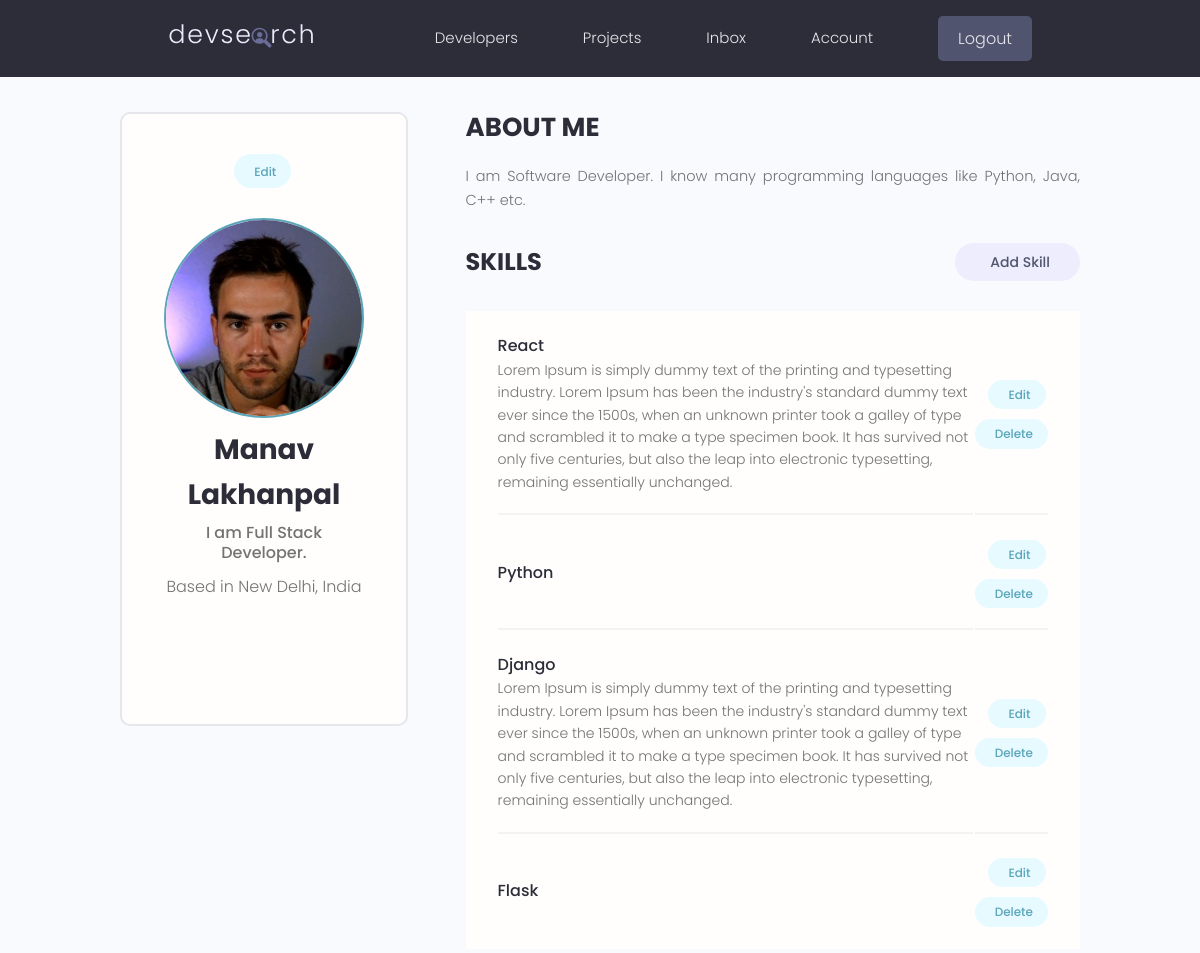
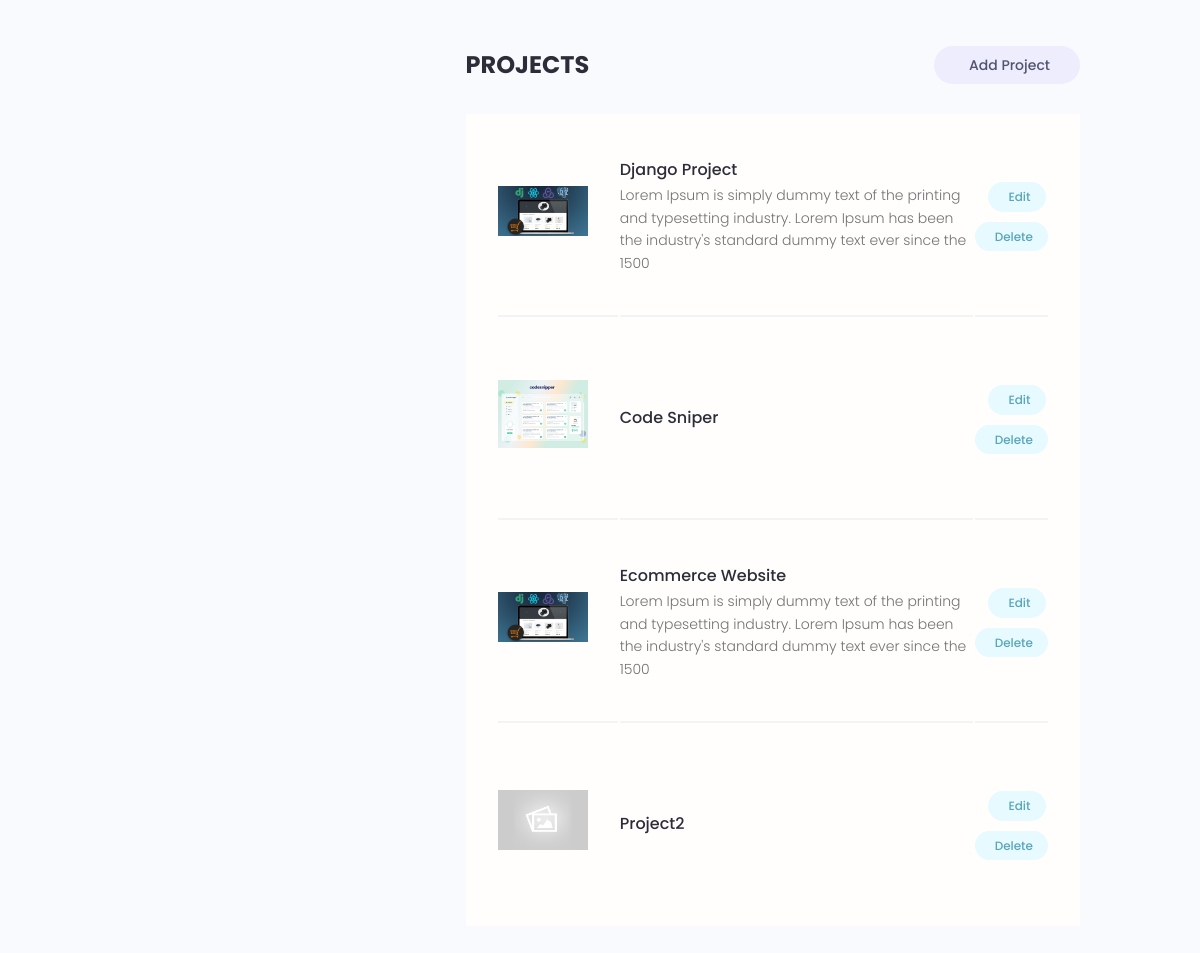
The app's page /account/ (signed in) with its own data (2 pictures, top to bottom).
### users/models.py (models this page shows, shortened)
class Profile(models.Model):
    user = models.OneToOneField(User, on_delete=models.CASCADE, null=True, blank=True)
    name = models.CharField(max_length=200, blank=True, null=True)
    email = models.EmailField(max_length=500, blank=True, null=True)
    username = models.CharField(max_length=200, blank=True, null=True)
    location = models.CharField(max_length=200, blank=True, null=True)
    short_intro = models.CharField(max_length=200, blank=True, null=True)
    bio = models.TextField(blank=True, null=True)
    profile_image = models.ImageField(null=True, blank=True, upload_to='profiles/', default='profiles/user-default.png')
    social_github = models.CharField(max_length=200, blank=True, null=True)
    social_twitter = models.CharField(max_length=200, blank=True, null=True)
    social_linkedin = models.CharField(max_length=200, blank=True, null=True)
    social_youtube = models.CharField(max_length=200, blank=True, null=True)
    social_website = models.CharField(max_length=200, blank=True, null=True)
    created = models.DateTimeField(auto_now_add=True)
    id = models.UUIDField(default=uuid.uuid4, unique=True, primary_key=True, editable=False)
    class Meta:
        ordering = ['created']
    @property
    def imageURL(self):
        try:
            url = self.profile_image.url
        except:
            url = ''
        return url

class Skill(models.Model):
    owner = models.ForeignKey(Profile, on_delete=models.CASCADE, null=True, blank=True)
    name = models.CharField(max_length=200, blank=True, null=True)
    description = models.TextField(blank=True, null=True)
    created = models.DateTimeField(auto_now_add=True)
    id = models.UUIDField(default=uuid.uuid4, unique=True, primary_key=True, editable=False)

### projects/models.py (models this page shows, shortened)
class Project(models.Model):
    owner = models.ForeignKey(
        Profile, null=True, blank=True, on_delete=models.CASCADE)
    title = models.CharField(max_length=200)
    description = models.TextField(null=True, blank=True)
    featured_image = models.ImageField(
        null=True, blank=True, default="default.jpg")
    demo_link = models.CharField(max_length=2000, null=True, blank=True)
    source_link = models.CharField(max_length=2000, null=True, blank=True)
    tags = models.ManyToManyField('Tag', blank=True)
    vote_total = models.IntegerField(default=0, null=True, blank=True)
    vote_ratio = models.IntegerField(default=0, null=True, blank=True)
    created = models.DateTimeField(auto_now_add=True)
    id = models.UUIDField(default=uuid.uuid4, unique=True,
                          primary_key=True, editable=False)
    class Meta:
        ordering = ['-vote_ratio', '-vote_total', 'title']
    @property
    def imageURL(self):
        try:
            url = self.featured_image.url
        except:
            url = ''
        return url

### users/views.py (the view)
# urls.py: path('account/', views.userAccount, name="account"),
@login_required(login_url='login')
def userAccount(request):
    profile = request.user.profile
    skills = profile.skill_set.all()
    projects = profile.project_set.all()
    context = {'profile':profile, 'skills':skills, 'projects': projects}
    return render(request, 'users/account.html', context)

### users/templates/users/account.html (shortened to what this page needs)
{% extends 'main.html' %}
{% block content %}
<main class="settingsPage profile my-md">
  <div class="container">
    <div class="layout">
      <div class="column column--1of3">
        <div class="card text-center">
          <div class="card__body dev">
            <a class="tag tag--pill tag--main settings__btn" href="{% url 'edit-account' %}"> Edit</a>
            <img class="avatar avatar--xl dev__avatar" src="{{profile.imageURL}}" />
            <h2 class="dev__name">{{profile.name}}</h2>
            <p class="dev__title">{{profile.short_intro}}</p>
            <p class="dev__location">{{profile.location}}</p>
            <ul class="dev__social">
            </ul>
          </div>
        </div>
      </div>
      <div class="column column--2of3">
        <div class="devInfo">
          <h3 class="devInfo__title">About Me</h3>
          <p class="devInfo__about">{{profile.bio}}</p>
        </div>
        <div class="settings">
          <h3 class="settings__title">Skills</h3>
          <a class="tag tag--pill tag--sub settings__btn tag--lg" href="{% url 'create-skill' %}"> Add Skill</a>
        </div>
        <table class="settings__table">
          {% for skill in skills%}
          <tr>
            <td class="settings__tableInfo">
              <h4>{{skill.name}}</h4>
              <p>
                {{skill.description}}
              </p>
            </td>
            <td class="settings__tableActions">
              <a class="tag tag--pill tag--main settings__btn" href="{% url 'update-skill' skill.id %}"> Edit</a>
              <a class="tag tag--pill tag--main settings__btn" href="{% url 'delete-skill' skill.id %}?next=/account">
                Delete</a>
            </td>
            {% endfor %}
          </tr>
        </table>
        <div class="settings">
          <h3 class="settings__title">Projects</h3>
          <a class="tag tag--pill tag--sub settings__btn tag--lg" href="{% url 'create-project' %}"> Add Project</a>
        </div>
        <table class="settings__table">
          {% for project in projects %}
          <tr>
            <td class="settings__thumbnail">
              <a href="{% url 'project' project.id %}"><img src="{{project.imageURL}}"
                  alt="Project Thumbnail" /></a>
            </td>
            <td class="settings__tableInfo">
              <a href="{% url 'project' project.id %}">{{project.title}}</a>
              <p>{{project.description|slice:"150"}}</p>
            </td>
            <td class="settings__tableActions">
              <a class="tag tag--pill tag--main settings__btn" href="{% url 'update-project' project.id %}"> Edit</a>
              <a class="tag tag--pill tag--main settings__btn" href="{% url 'delete-project' project.id %}?next=/account">
                Delete</a>
            </td>
          </tr>
          {% endfor %}
        </table>
      </div>
    </div>
  </div>
</main>
{% endblock %}

### static/styles/app.css (style rules this page uses)
:root { --color-sub: #2d2d39; }
.card { border: 2px solid var(--color-light); }
img { width: 100%; }
.profile .card > .dev { padding: 4rem; }
.dev__avatar { display: block; margin: auto; }
.dev__name { color: var(--color-sub); font-size: 2.8rem; font-weight: 700; margin-top: 1rem; margin-bottom: 0.5rem; }
.dev__title { font-size: 1.6rem; font-weight: 500; line-height: 1.3; }
.dev__location { margin-top: 1rem; }
.dev__social { margin: 3rem 0; list-style: none; display: flex; justify-content: center; gap: 1.5rem; }
.devInfo { margin-bottom: 3rem; }
.devInfo__title, .devInfo__subtitle { font-size: 2.6rem; color: var(--color-sub); text-transform: uppercase; font-weight: 700; margin-bottom: 1.5rem; }
.devInfo__about, .devSkill__info { font-size: 1.45rem; line-height: 1.7; text-align: justify; }
.settingsPage .dev > .settings__btn { display: inline-block; margin-bottom: 3rem; }
.settings { display: flex; justify-content: space-between; align-items: center; }
.settings__title { font-size: 2.4rem; text-transform: uppercase; font-weight: 700; color: var(--color-sub); }
.settings__table { margin-top: 3rem; margin-bottom: 5rem; padding: 0 3rem; background: var(--color-white); }
.settings__table tr { width: 100%; }
.settings__table tr > td { padding: 2rem 0; }
.settings__table tr:not(:last-child) td { border-bottom: 2px solid var(--color-white-light); }
.settings__thumbnail { width: 23%; min-width: 10rem; }
.settings__thumbnail img { padding-right: 3rem; height: 15rem; object-fit: contain; }
.settings__tableInfo { width: 100%; }
.settings__tableInfo h4, .settings__tableInfo a { padding-right: 1rem; width: auto; font-size: 1.6rem; font-weight: 500; color: var(--color-sub); }
.settings__tableInfo p { font-size: 1.4rem; }
.settings__tableActions { text-align: right; }

### static/uikit/styles/modules/_variables.css (style rules this page uses)
:root { --color-main: #5aa5b9; --color-main-light: #e6faff; --color-sub: #3f4156; --color-sub-light: #51546e; --color-sub-lighter: #ededfd; --color-text: #737373; --color-gray: #8b8b8b; --color-light: #e5e7eb; --color-light-gray: #767676; --color-bg: #f8fafd; --color-white: #fffefd; --color-white-light: #f3f3f3; --color-success: #359e64; --color-success-bg: #def8e8; --color-error: #fc4b0b; --color-error-bg: #fff2ee; --font-base: 'Poppins', arial, helvetica, 'Segoe UI', roboto, ubuntu, sans-serif; --font-monospace: 'Fira Code', 'Courier New', courier, monospace; --font-regular: 300; --font-medium: 500; --font-bold: 700; --generic-shadow: 1px 1px 5px #00000010; --generic-transition: all 0.3s ease-in-out; }

### static/uikit/styles/modules/_base.css (style rules this page uses)
* { margin: 0; padding: 0; box-sizing: border-box; text-rendering: optimizeLegibility; color: inherit; font-size: inherit; }
html { font-size: 50%; }
@media only screen and (min-width: 480px) { html { font-size: 56.25%; } }
@media only screen and (min-width: 1200px) { html { font-size: 62.5%; } }
body { line-height: 1.6; font-weight: 400; font-size: 1.5rem; color: var(--color-text); background-color: var(--color-bg); min-height: 100vh; }

### static/uikit/styles/modules/_typography.css (style rules this page uses)
* { font-family: var(--font-base); }
h2 { font-size: 3.6rem; font-weight: var(--font-bold); }
h3 { font-size: 3.2rem; font-weight: var(--font-medium); }
h4 { font-size: 2.8rem; font-weight: var(--font-medium); }
p, span, strong { font-size: 1.6rem; color: var(--color-text); font-weight: var(--font-regular); }
a { padding-bottom: 2px; text-decoration: none; display: inline-block; color: var(--color-main); font-weight: var(--font-medium); }

### static/uikit/styles/modules/_utilities.css (style rules this page uses)
.container { width: 92%; max-width: 165rem; margin: 0 auto; box-sizing: border-box; }
@media screen and (min-width: 1000px) { .container { width: 90%; } }
@media screen and (min-width: 1200px) { .container { width: 80%; } }
.text-center { text-align: center; }
.my-md { margin: 3rem auto; }

### static/uikit/styles/modules/_avatar.css (style rules this page uses)
.avatar { border-radius: 50%; border: 2px solid var(--color-main); object-fit: cover; }
.avatar--xl { height: 20rem; width: 20rem; }

### static/uikit/styles/modules/_card.css (style rules this page uses)
.card { border-radius: 1rem; background-color: var(--color-white); border: 1.5px solid var(--color-light); width: auto; height: auto; margin-top: 0.5rem; margin-bottom: 0.5rem; overflow: hidden; }
.card__body, .card__header { padding: 2rem 2.5rem; }

### static/uikit/styles/modules/_layout.css (style rules this page uses)
.layout { display: flex; flex-flow: row wrap; justify-content: space-between; }
.layout > .column { margin-bottom: 3rem; }
.layout > .column.column--1of3 { flex-basis: 30%; }
.layout > .column.column--2of3 { flex-basis: 64%; }

### records on screen
Profile: imageURL (picture), name "Manav Lakhanpal", short_intro "I am Full Stack Developer.", location "Based in New Delhi, India", bio "I am Software Developer. I know many programming languages like Python, Java, C++ etc."
Skill: name "React", description "Lorem Ipsum is simply dummy text of the printing and typesetting industry. Lorem Ipsum has been the industry's standard dummy text ever since the 1500s, when an unknown printer took a galley of type and scrambled it to make a type specimen book. It has survived not only five centuries, but also the leap into electronic typesetting, remaining essentially unchanged."
Skill: name "Python"
Skill: name "Django", description "Lorem Ipsum is simply dummy text of the printing and typesetting industry. Lorem Ipsum has been the industry's standard dummy text ever since the 1500s, when an unknown printer took a galley of type and scrambled it to make a type specimen book. It has survived not only five centuries, but also the leap into electronic typesetting, remaining essentially unchanged."
Skill: name "Flask"
Project: imageURL (picture), title "Django Project", description "Lorem Ipsum is simply dummy text of the printing and typesetting industry. Lorem Ipsum has been the industry's standard dummy text ever since the 1500"
Project: imageURL (picture), title "Code Sniper"
Project: imageURL (picture), title "Ecommerce Website", description "Lorem Ipsum is simply dummy text of the printing and typesetting industry. Lorem Ipsum has been the industry's standard dummy text ever since the 1500"
Project: imageURL (placeholder picture), title "Project2"
